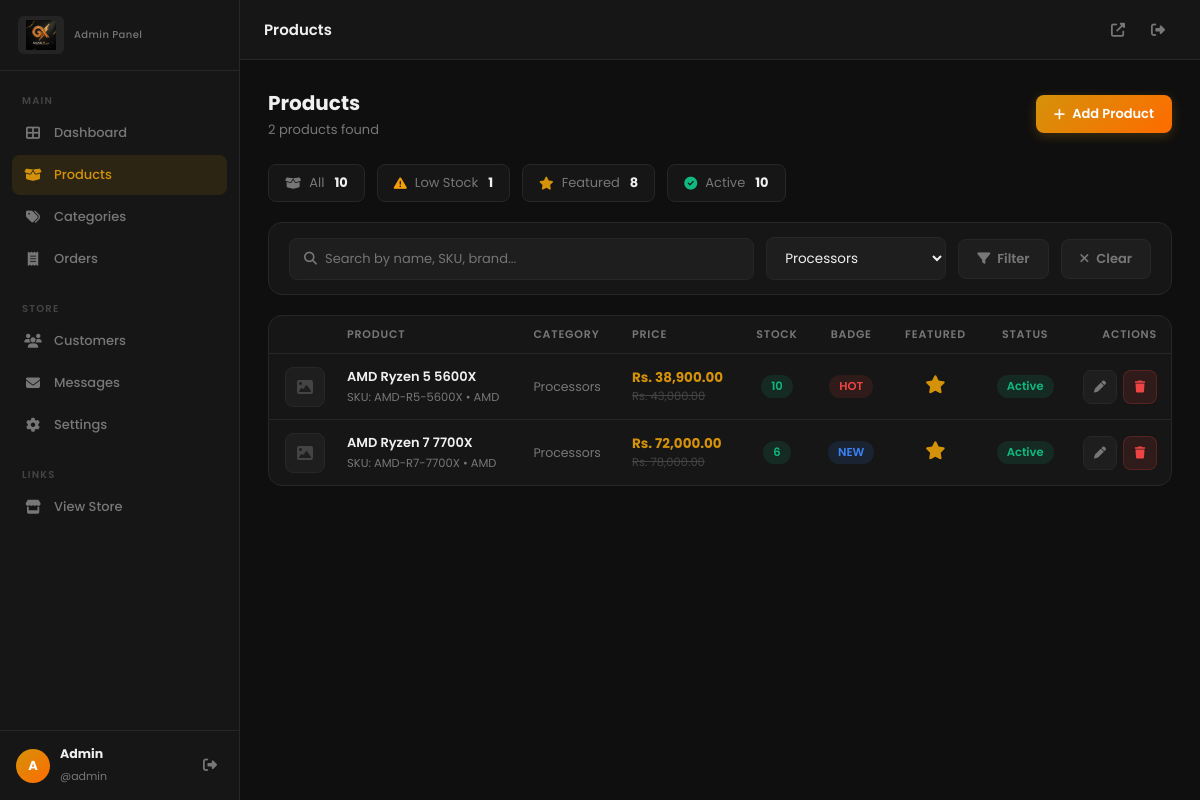
Screenshot of /admin/products.php?category=1 (signed in) with the database file from the repository.
### tables this page shows
CREATE TABLE `products` (
  `id`                INT UNSIGNED   NOT NULL AUTO_INCREMENT,
  `name`              VARCHAR(255)   NOT NULL,
  `slug`              VARCHAR(255)   NOT NULL,
  `category_id`       INT UNSIGNED   NOT NULL,
  `brand`             VARCHAR(100)   DEFAULT NULL,
  `sku`               VARCHAR(100)   DEFAULT NULL,
  `price`             DECIMAL(12,2)  NOT NULL DEFAULT 0.00,
  `old_price`         DECIMAL(12,2)  DEFAULT NULL,
  `short_description` VARCHAR(500)   DEFAULT NULL,
  `description`       TEXT           DEFAULT NULL,
  `stock_qty`         INT            NOT NULL DEFAULT 0,
  `in_stock`          TINYINT(1)     NOT NULL DEFAULT 1,
  `badge`             VARCHAR(50)    DEFAULT NULL,
  `rating`            DECIMAL(3,1)   NOT NULL DEFAULT 0.0,
  `review_count`      INT            NOT NULL DEFAULT 0,
  `is_featured`       TINYINT(1)     NOT NULL DEFAULT 0,
  `is_active`         TINYINT(1)     NOT NULL DEFAULT 1,
  `thumbnail`         VARCHAR(255)   DEFAULT NULL,
  `created_at`        TIMESTAMP      NOT NULL DEFAULT CURRENT_TIMESTAMP,
  `updated_at`        TIMESTAMP      NOT NULL DEFAULT CURRENT_TIMESTAMP ON UPDATE CURRENT_TIMESTAMP,
  PRIMARY KEY (`id`),
  UNIQUE KEY `uq_slug` (`slug`),
  UNIQUE KEY `uq_sku`  (`sku`),
  FOREIGN KEY (`category_id`) REFERENCES `categories`(`id`) ON DELETE RESTRICT
);

CREATE TABLE `categories` (
  `id`          INT UNSIGNED     NOT NULL AUTO_INCREMENT,
  `name`        VARCHAR(100)     NOT NULL,
  `slug`        VARCHAR(100)     NOT NULL,
  `icon`        VARCHAR(100)     NOT NULL DEFAULT 'fas fa-box',
  `description` VARCHAR(255)     DEFAULT NULL,
  `parent_id`   INT UNSIGNED     DEFAULT NULL,
  `sort_order`  INT              NOT NULL DEFAULT 0,
  `is_active`   TINYINT(1)       NOT NULL DEFAULT 1,
  `created_at`  TIMESTAMP        NOT NULL DEFAULT CURRENT_TIMESTAMP,
  PRIMARY KEY (`id`),
  UNIQUE KEY `uq_slug` (`slug`),
  FOREIGN KEY (`parent_id`) REFERENCES `categories`(`id`) ON DELETE SET NULL
);

### includes/functions.php (called while the page is built, shortened)
<?php
function fmtPrice(float $n): string {
    return 'Rs. ' . number_format($n, 2);
}
function get(string  $k, string $d = ''): string { return isset($_GET[$k])  ? trim($_GET[$k])  : $d; }
function paginate(int $total, int $perPage, int $current): array {
    $pages = (int)ceil($total / $perPage);
    return [
        'total'    => $total,
        'per_page' => $perPage,
        'current'  => $current,
        'pages'    => $pages,
        'offset'   => ($current - 1) * $perPage,
        'has_prev' => $current > 1,
        'has_next' => $current < $pages,
    ];
}

### admin/products.php (the view, shortened to what this page needs)
<?php
require_once __DIR__ . '/includes/layout.php';
require_once dirname(__DIR__) . '/includes/functions.php';
$db = getDB();
$search   = get('search');
$catId    = (int)get('category');
$filterLow= get('filter') === 'low_stock';
$page     = max(1, (int)get('page', '1'));
$perPage  = 15;
$where  = ['1=1'];
$params = [];
if ($catId) {
    $where[]  = 'p.category_id = ?';
    $params[] = $catId;
}
$whereStr = implode(' AND ', $where);
$total = $db->prepare("SELECT COUNT(*) FROM products p WHERE $whereStr");
$total->execute($params);
$pg = paginate((int)$total->fetchColumn(), $perPage, $page);
$stmt = $db->prepare("
    SELECT p.*, c.name AS cat_name
    FROM products p
    JOIN categories c ON p.category_id = c.id
    WHERE $whereStr
    ORDER BY p.created_at DESC
    LIMIT {$pg['per_page']} OFFSET {$pg['offset']}
");
$stmt->execute($params);
$products = $stmt->fetchAll();
$cats = $db->query('SELECT id, name FROM categories WHERE is_active=1 ORDER BY sort_order, name')->fetchAll();
$totalActive   = $db->query('SELECT COUNT(*) FROM products WHERE is_active=1')->fetchColumn();
$totalFeatured = $db->query('SELECT COUNT(*) FROM products WHERE is_featured=1')->fetchColumn();
$totalLowStock = $db->query('SELECT COUNT(*) FROM products WHERE stock_qty<=5 AND is_active=1')->fetchColumn();
?>
<div class="page-header">
  <div>
    <h1>Products</h1>
    <p><?= number_format($pg['total']) ?> product<?= $pg['total'] != 1 ? 's' : '' ?> found</p>
  </div>
  <div class="ph-actions">
    <a href="product-form.php" class="btn btn-gold"><i class="fas fa-plus"></i> Add Product</a>
  </div>
</div>
<div style="display:flex;gap:12px;margin-bottom:20px;flex-wrap:wrap">
  <a href="products.php" class="<?= !$catId&&!$search&&!$filterLow?'stat-strip active':'stat-strip' ?>">
    <i class="fas fa-box-open"></i> All <strong><?= $db->query('SELECT COUNT(*) FROM products')->fetchColumn() ?></strong>
  </a>
  <a href="products.php?filter=low_stock" class="<?= $filterLow?'stat-strip active':'stat-strip' ?>">
    <i class="fas fa-exclamation-triangle" style="color:var(--yellow)"></i> Low Stock <strong><?= $totalLowStock ?></strong>
  </a>
  <span class="stat-strip">
    <i class="fas fa-star" style="color:var(--primary)"></i> Featured <strong><?= $totalFeatured ?></strong>
  </span>
  <span class="stat-strip">
    <i class="fas fa-check-circle" style="color:var(--green)"></i> Active <strong><?= $totalActive ?></strong>
  </span>
</div>
<div class="card" style="padding:14px 20px;margin-bottom:20px">
  <form method="GET" style="display:flex;gap:12px;align-items:center;flex-wrap:wrap">
    <div style="display:flex;align-items:center;gap:8px;flex:1;min-width:200px;background:var(--bg-3);border:1px solid var(--border);border-radius:var(--r);padding:0 14px">
      <i class="fas fa-search" style="color:var(--text-muted);font-size:13px"></i>
      <input type="text" name="search" value="<?= htmlspecialchars($search) ?>"
        placeholder="Search by name, SKU, brand..."
        style="background:none;border:none;outline:none;color:var(--text);font-family:'Poppins',sans-serif;font-size:13px;padding:10px 0;width:100%">
    </div>
    <select name="category" class="form-select" style="width:180px">
      <?php foreach ($cats as $c): ?>
        <option value="<?= $c['id'] ?>" <?= $catId==$c['id']?'selected':'' ?>><?= htmlspecialchars($c['name']) ?></option>
      <?php endforeach ?>
    </select>
    <button type="submit" class="btn btn-ghost"><i class="fas fa-filter"></i> Filter</button>
    <?php if ($search || $catId || $filterLow): ?>
      <a href="products.php" class="btn btn-ghost"><i class="fas fa-times"></i> Clear</a>
    <?php endif ?>
  </form>
</div>
<div class="card" style="padding:0;overflow:hidden">
  <?php if ($products): ?>
  <div class="table-wrap">
    <table class="admin-table">
      <thead>
        <tr>
          <th style="width:46px"></th>
          <th>Product</th>
          <th>Category</th>
          <th>Price</th>
          <th style="text-align:center">Stock</th>
          <th style="text-align:center">Badge</th>
          <th style="text-align:center">Featured</th>
          <th style="text-align:center">Status</th>
          <th style="text-align:right;width:100px">Actions</th>
        </tr>
      </thead>
      <tbody>
      <?php foreach ($products as $p):
        $stockClass = $p['stock_qty'] <= 0 ? 'badge-red' : ($p['stock_qty'] <= 5 ? 'badge-yellow' : 'badge-green');
      ?>
        <tr>
          <td style="padding:10px 8px 10px 16px">
            <?php if ($p['thumbnail'] && file_exists(ROOT_PATH . $p['thumbnail'])): ?>
              <img src="<?= BASE_URL . htmlspecialchars($p['thumbnail']) ?>" alt=""
                style="width:40px;height:40px;object-fit:cover;border-radius:8px;border:1px solid var(--border)">
            <?php else: ?>
              <div style="width:40px;height:40px;border-radius:8px;background:var(--bg-3);border:1px solid var(--border);display:flex;align-items:center;justify-content:center;color:var(--text-dim);font-size:16px">
                <i class="fas fa-image"></i>
              </div>
            <?php endif ?>
          </td>
          <td>
            <div style="font-weight:600;color:var(--text);font-size:13px;max-width:220px;white-space:nowrap;overflow:hidden;text-overflow:ellipsis">
              <?= htmlspecialchars($p['name']) ?>
            </div>
            <div style="font-size:11.5px;color:var(--text-muted);margin-top:2px">
              <?= $p['sku'] ? 'SKU: ' . htmlspecialchars($p['sku']) : '' ?>
              <?= $p['brand'] ? ' &bull; ' . htmlspecialchars($p['brand']) : '' ?>
            </div>
          </td>
          <td style="font-size:12.5px;color:var(--text-muted)"><?= htmlspecialchars($p['cat_name']) ?></td>
          <td>
            <div style="font-weight:700;color:var(--primary);font-size:13.5px"><?= fmtPrice((float)$p['price']) ?></div>
            <?php if ($p['old_price']): ?>
              <div style="font-size:11.5px;color:var(--text-dim);text-decoration:line-through"><?= fmtPrice((float)$p['old_price']) ?></div>
            <?php endif ?>
          </td>
          <td style="text-align:center">
            <span class="badge <?= $stockClass ?>"><?= $p['stock_qty'] <= 0 ? 'Out' : $p['stock_qty'] ?></span>
          </td>
          <td style="text-align:center">
            <?php if ($p['badge']): ?>
              <span class="badge <?= $p['badge']==='HOT'?'badge-red':($p['badge']==='NEW'?'badge-blue':'badge-yellow') ?>"><?= $p['badge'] ?></span>
            <?php else: ?>
              <span style="color:var(--text-dim);font-size:12px">-</span>
            <?php endif ?>
          </td>
          <td style="text-align:center">
            <button type="button" class="js-toggle-product" style="background:none;border:none;cursor:pointer;font-size:18px;line-height:1"
              data-id="<?= $p['id'] ?>" data-field="is_featured" data-value="<?= $p['is_featured'] ?>"
              title="<?= $p['is_featured']?'Remove from featured':'Mark as featured' ?>">
              <i class="<?= $p['is_featured']?'fas':'far' ?> fa-star" style="color:<?= $p['is_featured']?'var(--primary)':'var(--text-dim)' ?>"></i>
            </button>
          </td>
          <td style="text-align:center">
            <button type="button" class="badge <?= $p['is_active']?'badge-green':'badge-red' ?> js-toggle-product"
              style="border:none;cursor:pointer;padding:3px 10px"
              data-id="<?= $p['id'] ?>" data-field="is_active" data-value="<?= $p['is_active'] ?>">
              <?= $p['is_active']?'Active':'Inactive' ?>
            </button>
          </td>
          <td style="text-align:right">
            <div style="display:flex;gap:6px;justify-content:flex-end">
              <a href="product-form.php?id=<?= $p['id'] ?>" class="btn btn-ghost btn-icon btn-sm" title="Edit">
                <i class="fas fa-pen"></i>
              </a>
              <button type="button" class="btn btn-danger btn-icon btn-sm js-delete-product" title="Delete"
                data-id="<?= $p['id'] ?>"
                data-name="<?= htmlspecialchars($p['name'], ENT_QUOTES) ?>">
                <i class="fas fa-trash"></i>
              </button>
            </div>
          </td>
        </tr>
      <?php endforeach ?>
      </tbody>
    </table>
  </div>
  <?php endif ?>
</div>
<?php require_once __DIR__ . '/includes/layout-end.php'; ?>

### admin/assets/css/admin.css (style rules this page uses)
:root { --gold: linear-gradient(135deg,#d4920a 0%,#ff6b00 100%); --primary: #d4920a; --primary-lt: #f0a820; --bg: #0f0f0f; --bg-2: #161616; --bg-3: #1e1e1e; --bg-4: #252525; --border: #272727; --border-lt: #333; --text: #f0f0f0; --text-2: #ccc; --text-muted: #777; --text-dim: #444; --green: #10b981; --blue: #3b82f6; --purple: #8b5cf6; --red: #ef4444; --yellow: #f59e0b; --cyan: #06b6d4; --sidebar-w: 240px; --topbar-h: 60px; --r: 8px; --r-lg: 14px; --t: all .22s ease; --shadow: 0 4px 24px rgba(0,0,0,.5); }
*,*::before,*::after { margin:0;padding:0;box-sizing:border-box }
html { font-size:15px }
body { font-family:'Poppins',sans-serif;background:var(--bg);color:var(--text);display:flex;min-height:100vh;overflow-x:hidden }
a { text-decoration:none;color:inherit }
button,input,select,textarea { font-family:'Poppins',sans-serif }
.card { background:var(--bg-2);border:1px solid var(--border);border-radius:var(--r-lg);padding:24px }
.admin-table { width:100%;border-collapse:collapse }
.admin-table th { font-size:11px;text-transform:uppercase;letter-spacing:.8px;color:var(--text-muted);font-weight:600;padding:10px 14px;border-bottom:1px solid var(--border);text-align:left;white-space:nowrap }
.admin-table td { padding:13px 14px;border-bottom:1px solid var(--border);font-size:13px;color:var(--text-2);vertical-align:middle }
.admin-table tr:last-child td { border-bottom:none }
.table-wrap { overflow-x:auto }
.badge { display:inline-flex;align-items:center;padding:3px 10px;border-radius:50px;font-size:11.5px;font-weight:600;white-space:nowrap }
.badge-green { background:rgba(16,185,129,.12);color:var(--green) }
.badge-blue { background:rgba(59,130,246,.12); color:var(--blue) }
.badge-red { background:rgba(239,68,68,.12); color:var(--red) }
.btn { display:inline-flex;align-items:center;gap:7px;padding:9px 18px;border-radius:var(--r);font-size:13px;font-weight:600;cursor:pointer;border:none;transition:var(--t);white-space:nowrap }
.btn-gold { background:var(--gold);color:#fff;box-shadow:0 3px 12px rgba(212,146,10,.25) }
.btn-ghost { background:var(--bg-3);color:var(--text-muted);border:1px solid var(--border) }
.btn-danger { background:rgba(239,68,68,.12);color:var(--red);border:1px solid rgba(239,68,68,.2) }
.btn-sm { padding:6px 14px;font-size:12px }
.btn-icon { width:34px;height:34px;padding:0;display:inline-flex;align-items:center;justify-content:center;border-radius:var(--r) }
.form-input,.form-select,.form-textarea { background:var(--bg-3);border:1px solid var(--border);border-radius:var(--r); color:var(--text);font-family:'Poppins',sans-serif;font-size:13.5px; padding:10px 14px;outline:none;transition:border-color .2s,box-shadow .2s;width:100%; }
.form-select { cursor:pointer }
.page-header { display:flex;align-items:center;justify-content:space-between;margin-bottom:24px;gap:16px;flex-wrap:wrap }
.page-header h1 { font-size:20px;font-weight:700 }
.page-header p { font-size:13px;color:var(--text-muted);margin-top:2px }
.ph-actions { display:flex;gap:10px;align-items:center;flex-wrap:wrap }

### admin/products.php (style rules this page uses)
.stat-strip { display:inline-flex;align-items:center;gap:8px;padding:8px 16px;border-radius:var(--r);background:var(--bg-2);border:1px solid var(--border);font-size:13px;color:var(--text-muted);transition:var(--t) }
.stat-strip strong { color:var(--text);margin-left:2px }

### rows the page displays
products: name "AMD Ryzen 5 5600X", sku "AMD-R5-5600X", brand "AMD", category.name "Processors", price "Rs. 38,900.00", old_price "Rs. 43,000.00", stock_qty "10", badge "HOT", $p['id'] 1 (drawn), is_featured 1 (drawn), is_active "Active"
products: name "AMD Ryzen 7 7700X", sku "AMD-R7-7700X", brand "AMD", category.name "Processors", price "Rs. 72,000.00", old_price "Rs. 78,000.00", stock_qty "6", badge "NEW", $p['is_featured'] 1 (drawn), is_featured 1 (drawn), $p['is_active'] 1 (drawn), is_active "Active"

### other values shown
substr($name,0,1) "A"
$name "Admin"
$uname "admin"
$title "Products"
$pg['total'] "2"
$db->query('SELECT COUNT(*) FROM products')->fetchColumn() "10"
$totalLowStock "1"
$totalFeatured "8"
$totalActive "10"
form field category "Processors"
